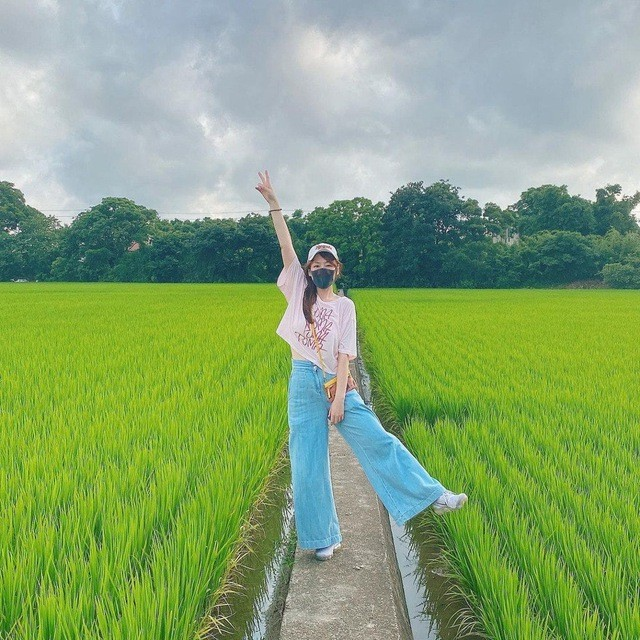
#> input picture backend/temp_ela.jpg, 640 x 640 px
$ python -i heatmap.py   (imports and definitions only)
#> lines starting #> are read from the running program, lines starting #| are printed output that depends on the picture
# backend/services/heatmap.py
import cv2
import numpy as np
import os

def generate_heatmap_image(path):
#> called with path = '../temp_ela.jpg'
    img = cv2.imread(path)
#> img is the input picture: shape (640, 640, 3); mean B, G, R 113.5, 164.7, 134
    gray = cv2.cvtColor(img, cv2.COLOR_BGR2GRAY)
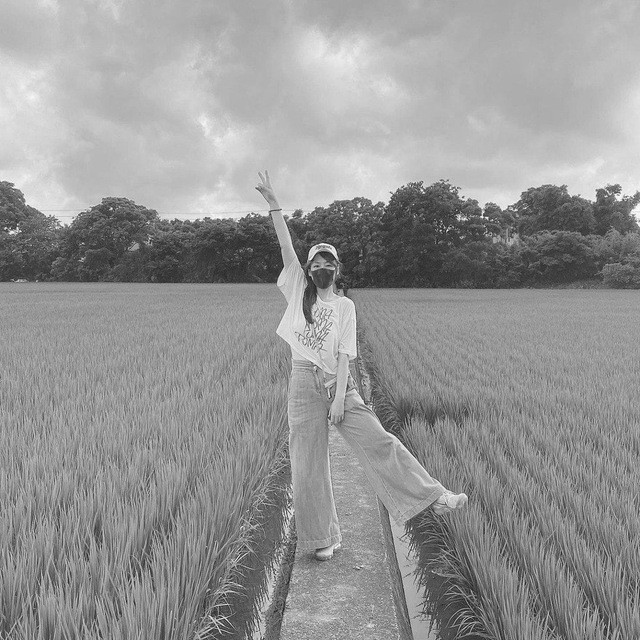
#> gray: shape (640, 640); min 14, max 255, mean 149.7

    blur = cv2.GaussianBlur(gray, (21, 21), 0)
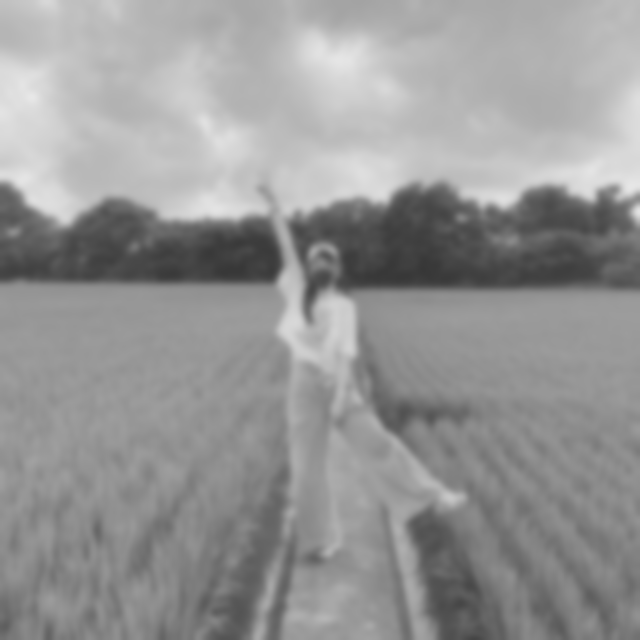
#> blur: shape (640, 640); min 55, max 232, mean 149.7
    diff = cv2.absdiff(gray, blur)
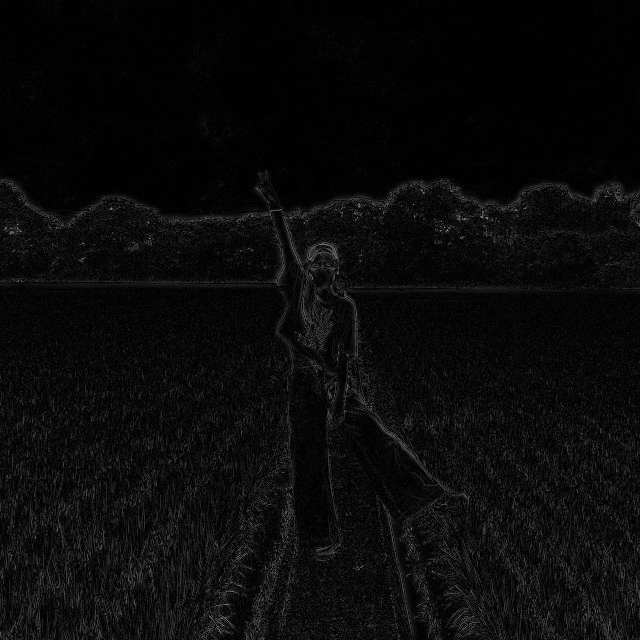
#> diff: shape (640, 640); min 0, max 165, mean 10.4

    heatmap = cv2.applyColorMap(diff, cv2.COLORMAP_JET)
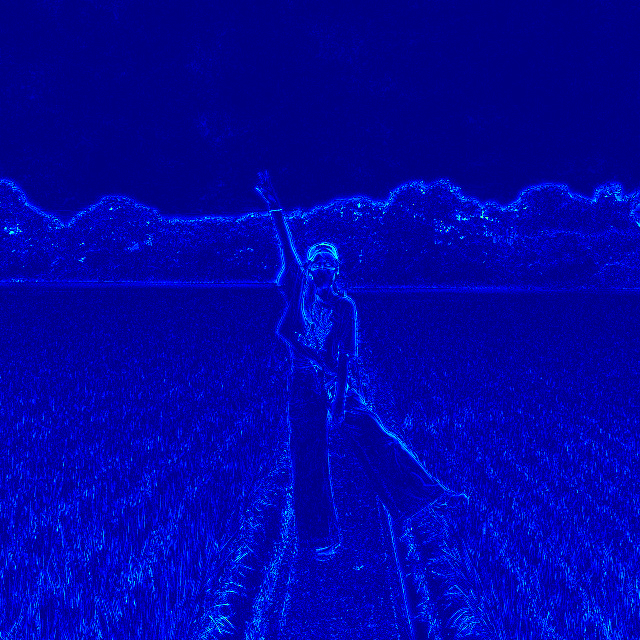
#> heatmap: shape (640, 640, 3); mean B, G, R 166.1, 3.6, 0

    overlay = cv2.addWeighted(img, 0.6, heatmap, 0.4, 0)
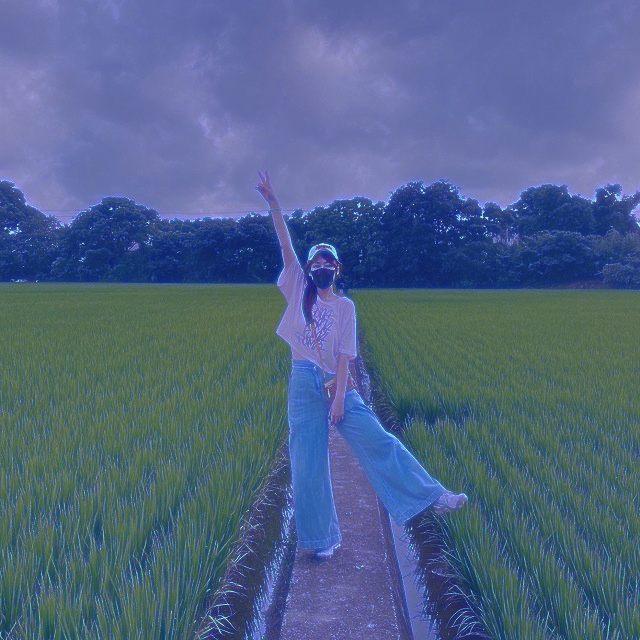
#> overlay: shape (640, 640, 3); mean B, G, R 134.5, 100.2, 80.4

    filename = "heatmap_" + os.path.basename(path)
    out_path = os.path.join("../uploads", filename)

    cv2.imwrite(out_path, overlay)

    return filename

>>> result = generate_heatmap_image('../temp_ela.jpg')
